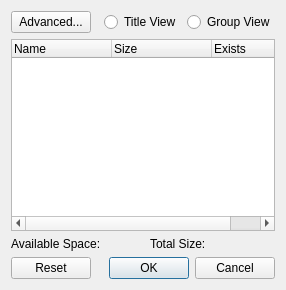
<?xml version="1.0" encoding="UTF-8"?>
<ui version="4.0">
 <class>ImportDialog</class>
 <widget class="QDialog" name="ImportDialog">
  <property name="windowTitle">
   <string>Select Contents</string>
  </property>
  <layout class="QVBoxLayout">
   <item>
    <layout class="QHBoxLayout">
     <item>
      <widget class="QPushButton" name="advanced_button">
       <property name="text">
        <string>Advanced...</string>
       </property>
      </widget>
     </item>
     <item>
      <spacer>
       <property name="orientation">
        <enum>Qt::Horizontal</enum>
       </property>
      </spacer>
     </item>
     <item>
      <widget class="QRadioButton" name="title_view_button">
       <property name="text">
        <string>Title View</string>
       </property>
      </widget>
     </item>
     <item>
      <widget class="QRadioButton" name="group_view_button">
       <property name="text">
        <string>Group View</string>
       </property>
      </widget>
     </item>
    </layout>
   </item>
   <item>
    <widget class="QTreeWidget" name="main">
     <property name="contextMenuPolicy">
      <enum>Qt::CustomContextMenu</enum>
     </property>
     <column>
      <property name="text">
       <string>Name</string>
      </property>
     </column>
     <column>
      <property name="text">
       <string>Size</string>
      </property>
     </column>
     <column>
      <property name="text">
       <string>Exists</string>
      </property>
     </column>
    </widget>
   </item>
   <item>
    <layout class="QHBoxLayout">
     <item>
      <widget class="QLabel" name="availableSpace">
       <property name="text">
        <string>Available Space:</string>
       </property>
      </widget>
     </item>
     <item>
      <spacer>
       <property name="orientation">
        <enum>Qt::Horizontal</enum>
       </property>
      </spacer>
     </item>
     <item>
      <widget class="QLabel" name="totalSize">
       <property name="text">
        <string>Total Size:</string>
       </property>
      </widget>
     </item>
    </layout>
   </item>
   <item>
    <widget class="QDialogButtonBox" name="buttonBox">
     <property name="standardButtons">
      <set>QDialogButtonBox::Ok|QDialogButtonBox::Cancel|QDialogButtonBox::Reset</set>
     </property>
    </widget>
   </item>
  </layout>
 </widget>
 <resources/>
 <connections/>
</ui>
